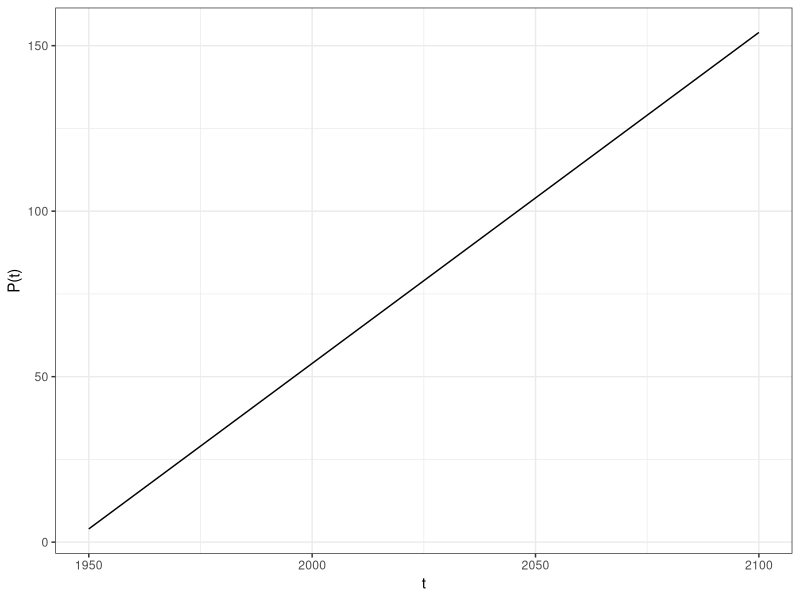
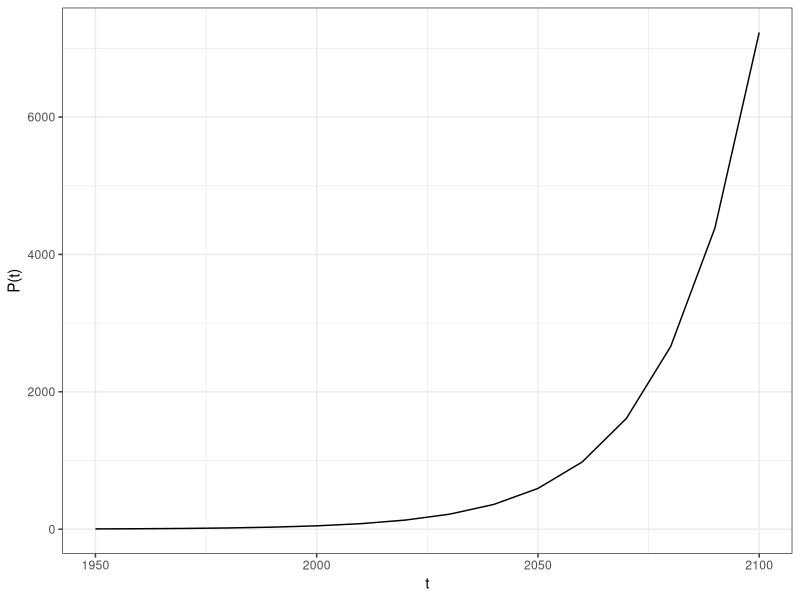
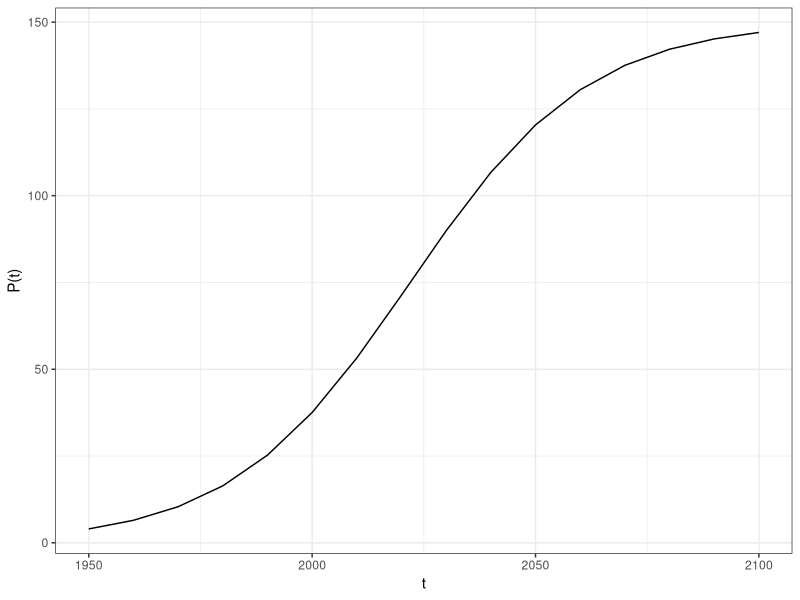
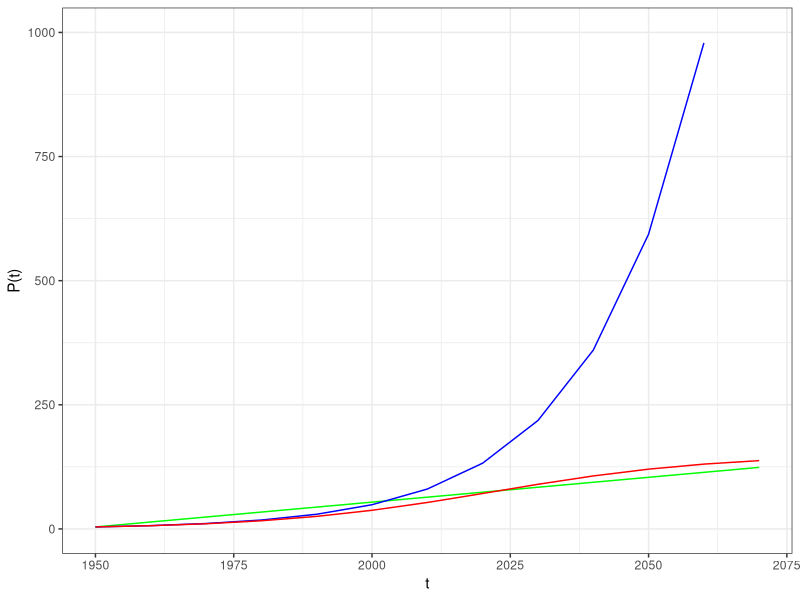

Recreate these plots in R, in order.
## ---- chunk 1
library(tidyverse)
library(ggplot2)
library(knitr)
t <- data.frame(t= c(seq(1950,2100,10)))
p0 <- 4
t0 <- 1950

linear_g <- function(t,r){
  a <- p0
  result <- a+r*(t-1950)
  return(result)
}

t_linear <- t |> 
  mutate(P_lin = round(linear_g(t=t, r=1),0))

p_linear <- ggplot(data = t_linear, 
       aes(x=t, y=P_lin))+
  geom_line()+
  theme_bw()+
  labs(x = "t",
       y = "P(t)")

p_linear
## ---- chunk 2
kable(t_linear)
## ---- chunk 3

exponential_g <- function(t,r){
  result <- p0*exp(r*(t-t0))
  return(result)
}

t_exponential <- t |> 
  mutate(P_exp=exponential_g(t=t, r=.05))

p_exponential <- ggplot(data = t_exponential, 
       aes(x=t, y=P_exp))+
  geom_line()+
  theme_bw()+
  labs(x = "t",
       y = "P(t)")+
  scale_x_continuous(limits = c(1950,2100))

p_exponential
## ---- chunk 4
kable(t_exponential)
## ---- chunk 5
logistic_g <- function(t,r,a=150){
  # p0 <- 1000
  a/(1+(a-p0)/p0*exp(-r*(t-t0)))
}
# t_prev <- data.frame(t=c(1890,1900,1910,1920))
# t <- bind_rows(t_prev,t)

t_logistic <- t |> 
  mutate(P_log=logistic_g(t=t, r=.05))

p_logistic <- ggplot(data = t_logistic, 
       aes(x=t, y=P_log))+
  geom_line()+
  # geom_vline(xintercept=t0, linetype = "dashed")+
  theme_bw()+
  labs(x = "t",
       y = "P(t)")+
  scale_x_continuous(limits = c(1950,2100))

p_logistic
## ---- chunk 6
table <- left_join(t_linear,t_exponential, by = "t") %>% 
          left_join(t_logistic, by = "t") %>% 
mutate(across(P_lin:P_log, ~round(.,0)))

ggplot()+
geom_line(data=t_linear, mapping=aes(x = t, y=P_lin), color="green", text="linear")+
geom_line(data=t_exponential, mapping=aes(x = t, y=P_exp), color="blue", text="exponential")+
geom_line(data=t_logistic, mapping=aes(x = t, y=P_log), color="red", text="logistic")+
theme_bw()+
scale_x_continuous(limits=c(1950,2070))+
scale_y_continuous(limits=c(0,1000))+
labs(y="P(t)")
## ---- chunk 7
kable(table)
